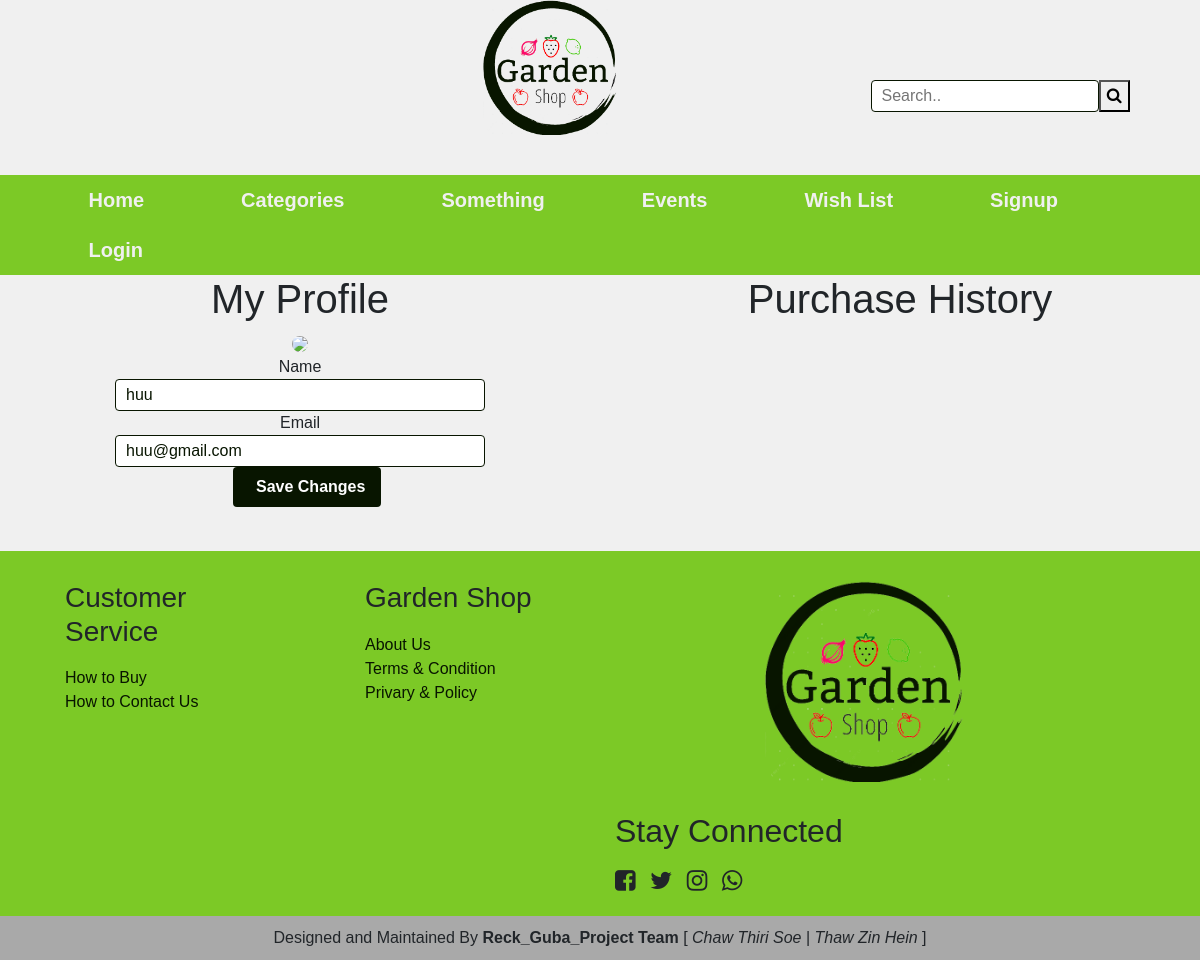
Page /user/2/profile/ on the earlier database version.
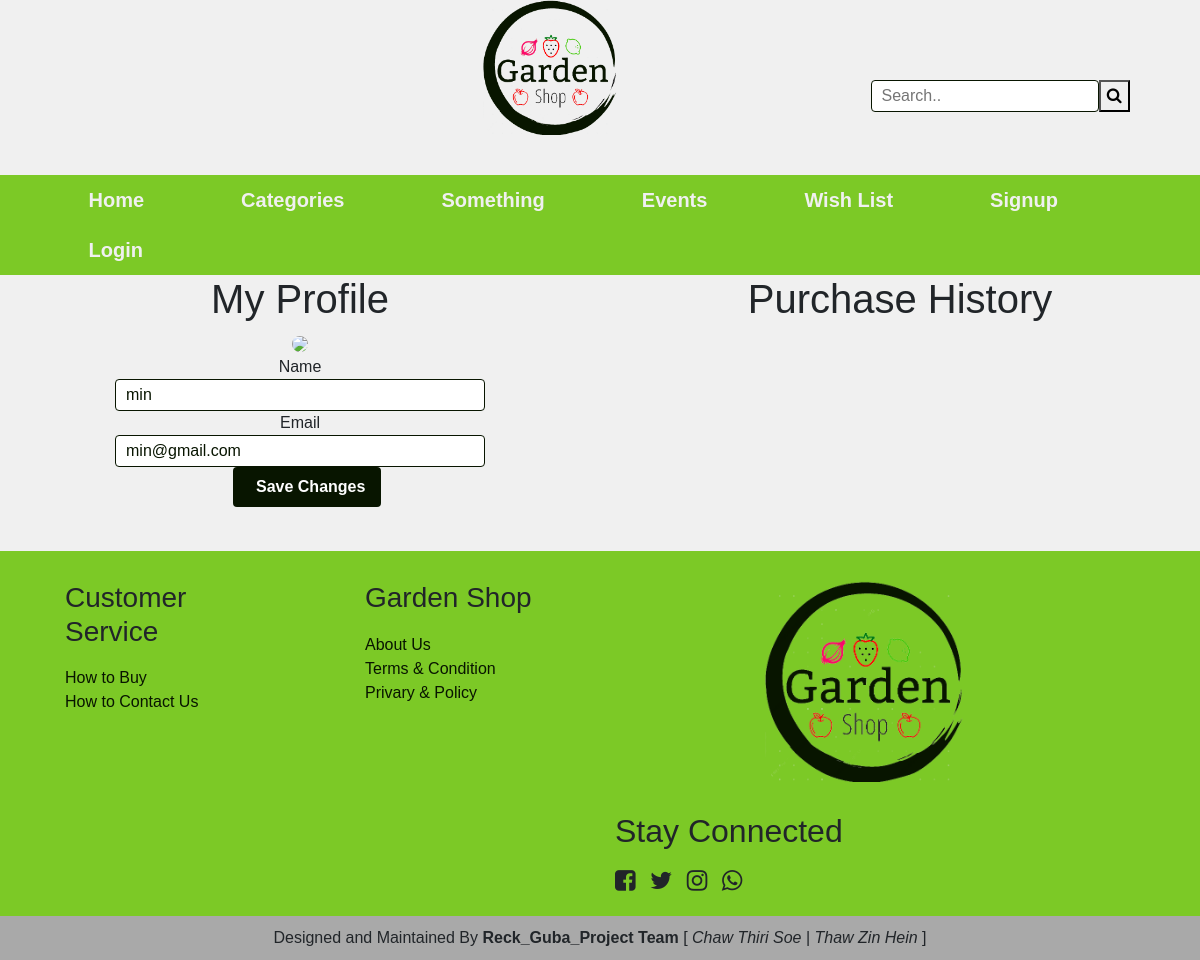
Same page on the later database version.
### Users/models.py (models this page shows)
class User(models.Model):
    name = models.CharField(max_length=20)
    email = models.EmailField(max_length=100)
    password = models.CharField(max_length=15)
    image= models.ImageField(upload_to='static/images/', null=True, default="static/images/default-image.png")

### Users/views.py (the view)
# urls.py: path('<int:id>/profile/',User_Profile,name='user-profile')
def User_Profile(request,id):
    if request.method == 'POST':
        userdata = User.objects.get(id=id)
        userForm = UserEditForm(request.POST,instance = userdata)
        if userForm.is_valid():
            userForm.save()
            name = userForm.cleaned_data["name"]
            email = userForm.cleaned_data["email"]
            request.session['username'] = name
            request.session['email'] = email
            userForm = UserEditForm(initial={'name': userdata.name, 'email':userdata.email } )
            context ={
                'form':userForm
            }
            return render(request,'user_profile.html',context)
    else:
        userdata = User.objects.get(id=id)
        userForm = UserEditForm(initial={'name': userdata.name, 'email':userdata.email } )
        context ={
            'form':userForm
        }
        return render(request,'user_profile.html',context)

### Users/forms.py
class UserEditForm(forms.ModelForm):
    name = forms.CharField(label = 'Name',required = True,widget=forms.TextInput(attrs={'placeholder': 'Username'}))
    email = forms.EmailField(label = 'Email',required = True, widget=forms.TextInput(attrs={'placeholder': 'Enter your Email'}))
    class Meta:
        model = User
        fields = [
            'name',
            'email'
        ]

### Users/templates/user_profile.html (shortened to what this page needs)
{% extends 'base.html' %} {% block content %}
<div class="row">
    <div class="col-md-1"></div>
    <div class="col-md-4">
        <center>
            <h1>My Profile</h1>
                    <img id="profile-page-image" src='{{ MEDIA_URL | slice:":1" }}{{request.session.image}}'>
                    <br>
                    <form action='.' method='POST' onsubmit="return saveChanges()">
                    {% for field in form %}
                        {{field.label}}{{field}}
                    {% endfor %}
                    <input id="register-submit-btn" type='submit' value='Save Changes' >
                    </form>
        </center>
        <br>
    </div>
    <div class="col-md-2"></div>
    <div class="col-md-4">
        <center><h1>Purchase History</h1></center>
    </div>
    <div class="col-md-1"></div>
</div>
{{welcome}} {% endblock %}

Differences in the rows shown:
changed User: name "huu" → "min"; email "huu@gmail.com" → "min@gmail.com"
